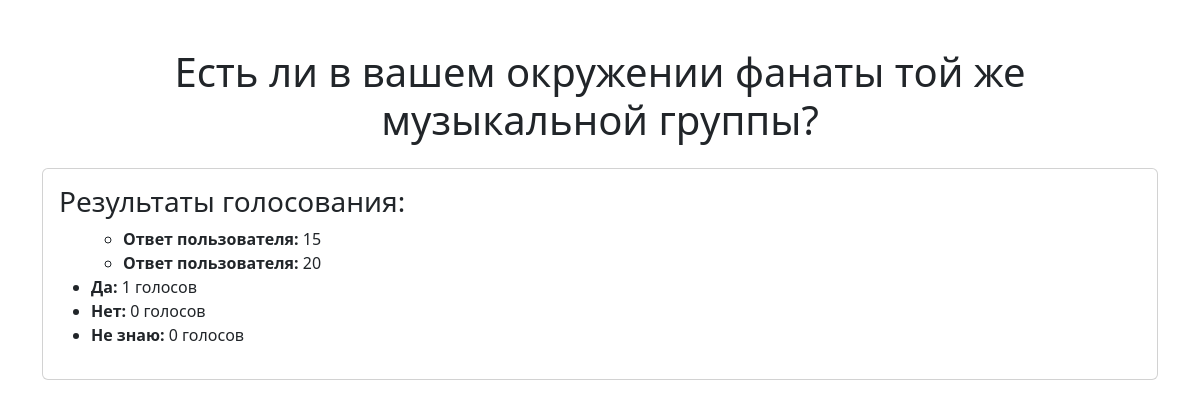
Page /polls/7/results/ on the earlier database version.
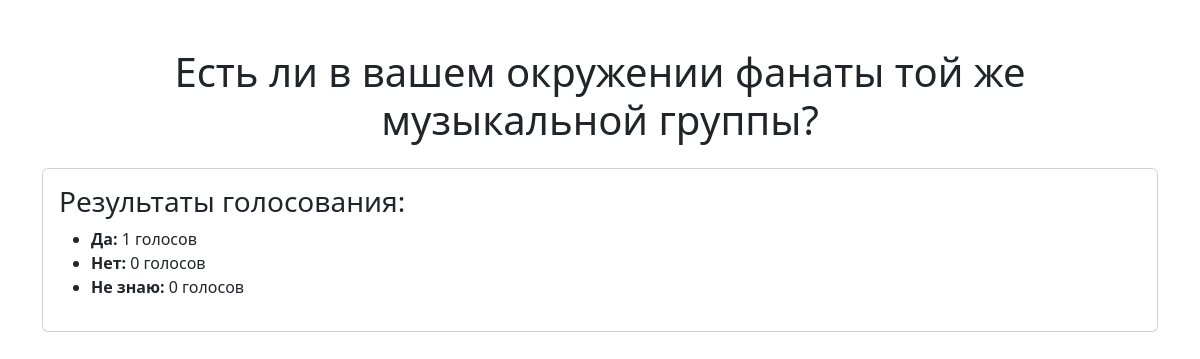
Same page on the later database version.
### polls/models.py (models this page shows, shortened)
class Choice(models.Model):
    question = models.ForeignKey(Question, on_delete=models.CASCADE)
    choice_text = models.CharField(max_length=200, blank=True, null=True)
    votes = models.IntegerField(default=0)
    user_response = models.TextField(blank=True, null=True)

### polls/views.py (the view)
# urls.py: path('<int:question_id>/results/', views.results, name='results'),  # Результаты опроса
def results(request, question_id):
    question = get_object_or_404(Question, pk=question_id)
    choices = question.choice_set.all()
    context = {
        'question': question,
        'choices': choices,
    }
    return render(request, 'polls/results.html', context)

### polls/templates/polls/results.html
{% extends "polls/base.html" %}
{% block content %}
<h1 class="text-center">{{ question.question_text }}</h1>
<div class="card mt-4">
    <div class="card-body">
        <h3>Результаты голосования:</h3>
        <ul>
            {% if choices %}
                {% for choice in choices %}
                    {% if choice.choice_text %}
                        <li>
                            <strong>{{ choice.choice_text }}:</strong> {{ choice.votes }} голосов
                        </li>
                    {% endif %}
                    {% if choice.user_response %}
                        <ul>
                            <li><strong>Ответ пользователя:</strong> {{ choice.user_response }}</li>
                        </ul>
                    {% endif %}
                {% endfor %}
            {% else %}
                <li>Нет ответов.</li>
            {% endif %}
        </ul>
    </div>
</div>
{% endblock %}

Differences in the rows shown:
removed Choice: user_response "15"
removed Choice: user_response "20"
